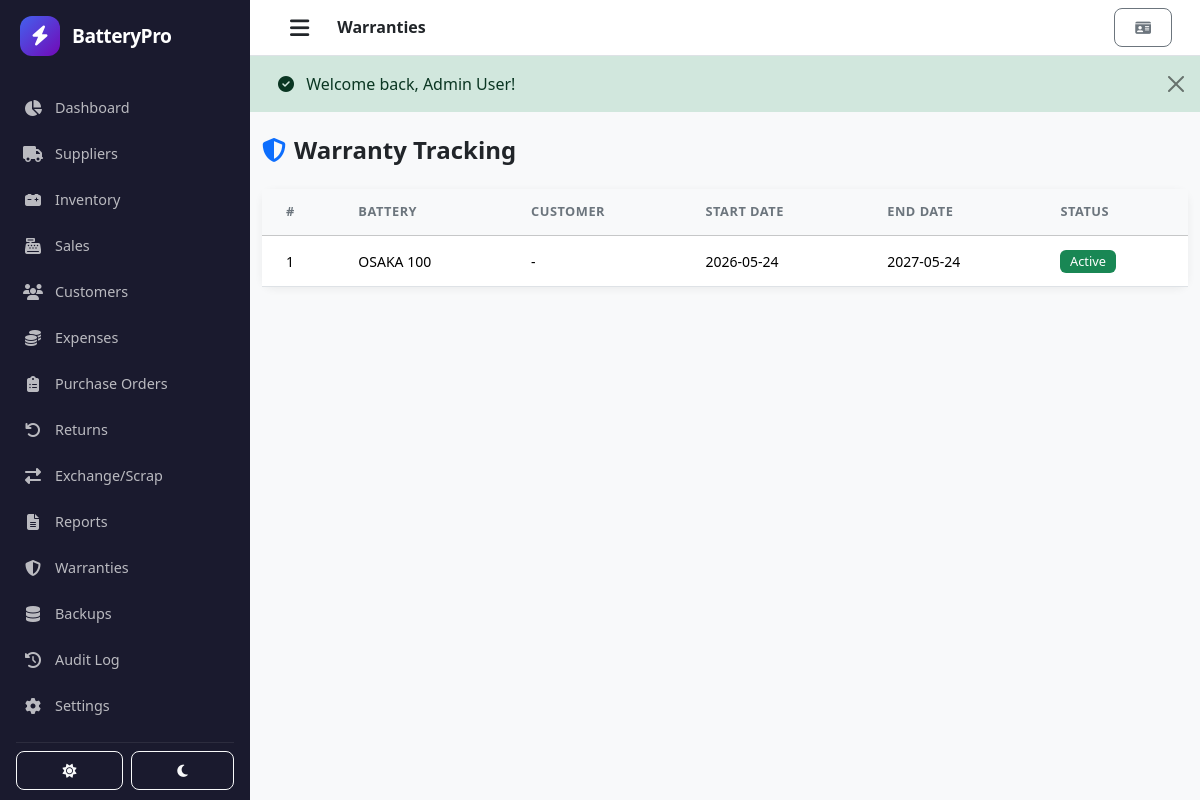
The page /warranties (signed in) on the database its author committed.
### tables this page shows
CREATE TABLE `warranties` (
  `id` int(11) NOT NULL AUTO_INCREMENT,
  `sale_item_id` int(11) NOT NULL,
  `customer_id` int(11) DEFAULT NULL,
  `battery_id` int(11) NOT NULL,
  `warranty_period` int(11) NOT NULL COMMENT 'in months',
  `start_date` date NOT NULL,
  `end_date` date NOT NULL,
  `status` enum('active','expired','claimed') DEFAULT 'active',
  `claim_date` datetime DEFAULT NULL,
  `claim_notes` text DEFAULT NULL,
  `created_at` datetime DEFAULT current_timestamp(),
  PRIMARY KEY (`id`),
  KEY `sale_item_id` (`sale_item_id`),
  KEY `customer_id` (`customer_id`),
  KEY `battery_id` (`battery_id`),
  CONSTRAINT `warranties_ibfk_1` FOREIGN KEY (`sale_item_id`) REFERENCES `sale_items` (`id`) ON DELETE CASCADE,
  CONSTRAINT `warranties_ibfk_2` FOREIGN KEY (`customer_id`) REFERENCES `customers` (`id`) ON DELETE SET NULL,
  CONSTRAINT `warranties_ibfk_3` FOREIGN KEY (`battery_id`) REFERENCES `batteries` (`id`) ON DELETE CASCADE
);

CREATE TABLE `batteries` (
  `id` int(11) NOT NULL AUTO_INCREMENT,
  `brand` varchar(100) NOT NULL,
  `size` int(11) NOT NULL,
  `voltage` int(11) NOT NULL,
  `plates` int(11) NOT NULL,
  `purchase_price` decimal(10,2) NOT NULL,
  `sale_price` decimal(10,2) NOT NULL,
  `supplier_id` int(11) DEFAULT NULL,
  `image` varchar(255) DEFAULT NULL,
  `barcode` varchar(50) DEFAULT NULL,
  `qr_code` varchar(100) DEFAULT NULL,
  `min_stock_level` int(11) DEFAULT 5,
  `created_at` datetime DEFAULT current_timestamp(),
  `updated_at` datetime DEFAULT current_timestamp() ON UPDATE current_timestamp(),
  PRIMARY KEY (`id`),
  KEY `supplier_id` (`supplier_id`),
  CONSTRAINT `batteries_ibfk_1` FOREIGN KEY (`supplier_id`) REFERENCES `suppliers` (`id`) ON DELETE SET NULL
);

### controllers/WarrantyController.php (called while the page is built, shortened)
<?php
class WarrantyController extends BaseController {
    public function index() {
        $db = (new Database())->getConnection();
        $warranties = $db->query("SELECT w.*, b.brand, b.size, c.name as customer_name FROM warranties w JOIN batteries b ON w.battery_id = b.id LEFT JOIN customers c ON w.customer_id = c.id ORDER BY w.end_date ASC")->fetchAll();
        $this->render('warranties/index', ['title' => 'Warranties', 'warranties' => $warranties]);
    }
}

### routes/web.php (called while the page is built, shortened)
<?php
require_once __DIR__ . '/../helpers/Router.php';
require_once __DIR__ . '/../controllers/WarrantyController.php';
$router = new Router();
$router->add('GET', '/', 'DashboardController@index');
$router->add('GET', '/login', 'AuthController@login');
$router->add('POST', '/login', 'AuthController@login');
$router->add('GET', '/logout', 'AuthController@logout');
$router->add('GET', '/profile', 'AuthController@profile');
$router->add('POST', '/profile', 'AuthController@profile');
$router->add('GET', '/suppliers', 'SupplierController@index');
$router->add('POST', '/suppliers/create', 'SupplierController@create');
$router->add('POST', '/suppliers/edit/{id}', 'SupplierController@edit');
$router->add('GET', '/suppliers/delete/{id}', 'SupplierController@delete');
$router->add('GET', '/batteries', 'BatteryController@index');
$router->add('POST', '/batteries/create', 'BatteryController@create');
$router->add('POST', '/batteries/edit/{id}', 'BatteryController@edit');
$router->add('GET', '/batteries/delete/{id}', 'BatteryController@delete');
$router->add('POST', '/batteries/stock/{id}', 'BatteryController@stock');
$router->add('GET', '/customers', 'CustomerController@index');
$router->add('POST', '/customers/create', 'CustomerController@create');
$router->add('POST', '/customers/edit/{id}', 'CustomerController@edit');
$router->add('GET', '/customers/delete/{id}', 'CustomerController@delete');
$router->add('GET', '/sales', 'SaleController@index');
$router->add('GET', '/sales/create', 'SaleController@create');
$router->add('POST', '/sales/create', 'SaleController@create');
$router->add('GET', '/sales/view/{id}', 'SaleController@view');
$router->add('GET', '/expenses', 'ExpenseController@index');
$router->add('POST', '/expenses/create', 'ExpenseController@create');
$router->add('POST', '/expenses/edit/{id}', 'ExpenseController@edit');
$router->add('GET', '/expenses/delete/{id}', 'ExpenseController@delete');
$router->add('GET', '/purchase-orders', 'PurchaseOrderController@index');
$router->add('GET', '/purchase-orders/create', 'PurchaseOrderController@create');
$router->add('POST', '/purchase-orders/create', 'PurchaseOrderController@create');
$router->add('GET', '/purchase-orders/view/{id}', 'PurchaseOrderController@view');
$router->add('GET', '/purchase-orders/receive/{id}', 'PurchaseOrderController@receive');
$router->add('POST', '/purchase-orders/receive/{id}', 'PurchaseOrderController@receive');
$router->add('GET', '/purchase-orders/cancel/{id}', 'PurchaseOrderController@cancel');
$router->add('GET', '/settings', 'SettingsController@index');
$router->add('POST', '/settings', 'SettingsController@index');
$router->add('GET', '/audit', 'AuditController@index');
$router->add('GET', '/backups', 'BackupController@index');
$router->add('GET', '/backups/create', 'BackupController@create');
$router->add('GET', '/backups/download/{id}', 'BackupController@download');
$router->add('GET', '/warranties', 'WarrantyController@index');
$router->add('GET', '/suppliers/import', 'SupplierController@import');
$router->add('POST', '/suppliers/import', 'SupplierController@import');
$router->add('GET', '/customers/import', 'CustomerController@import');
$router->add('POST', '/customers/import', 'CustomerController@import');
$router->add('GET', '/export/suppliers', 'ExportController@suppliers');
$router->add('GET', '/export/batteries', 'ExportController@batteries');
$router->add('GET', '/export/customers', 'ExportController@customers');
$router->add('GET', '/export/sales', 'ExportController@sales');
$router->add('GET', '/export/expenses', 'ExportController@expenses');
$router->add('GET', '/sales/pdf/{id}', 'PdfController@saleInvoice');
$router->add('GET', '/reports/pdf', 'PdfController@reports');
$router->add('GET', '/returns', 'ReturnController@index');
$router->add('GET', '/returns/create', 'ReturnController@create');
$router->add('POST', '/returns/create', 'ReturnController@create');
$router->add('GET', '/returns/items/{id}', 'ReturnController@getSaleItems');
$router->add('GET', '/exchange', 'ExchangeController@index');
$router->add('GET', '/exchange/scrap/{id}', 'ExchangeController@markScrapped');
$router->add('GET', '/exchange/sold/{id}', 'ExchangeController@markSold');
$router->add('GET', '/reports', 'ReportController@index');
$router->setNotFound(function() {
    header('HTTP/1.0 404 Not Found');
    $title = '404 Not Found';
    $content = '<div class="container text-center mt-5"><h1>404</h1><p>Page not found</p><a href="' . site_url('/') . '" class="btn btn-primary">Back to Dashboard</a></div>';
    require __DIR__ . '/../views/layout.php';
});
$router->dispatch();

### index.php (called while the page is built, shortened)
<?php
require_once __DIR__ . '/routes/web.php';
?>

### views/warranties/index.php (the view, shortened to what this page needs)
<div class="container-fluid py-4">
    <h4 class="fw-bold mb-4"><i class="fas fa-shield-alt me-2 text-primary"></i>Warranty Tracking</h4>
    <div class="card border-0 shadow-sm">
        <div class="card-body p-0">
            <div class="table-responsive">
                <table class="table table-hover mb-0 small">
                    <thead class="table-light">
                        <tr><th class="ps-4">#</th><th>Battery</th><th>Customer</th><th>Start Date</th><th>End Date</th><th>Status</th></tr>
                    </thead>
                    <tbody>
                        <?php if (empty($warranties)): ?>
                        <tr><td colspan="6" class="text-center py-4 text-muted"><i class="fas fa-shield-alt fa-2x d-block mb-2"></i>No warranties registered.</td></tr>
                        <?php else: foreach ($warranties as $w):
                            $isExpired = strtotime($w['end_date']) < time();
                            $warrantyStatus = $w['status'];
                        ?>
                        <tr>
                            <td class="ps-4"><?= $w['id'] ?></td>
                            <td><?= htmlspecialchars($w['brand']) ?> <?= $w['size'] ?></td>
                            <td><?= htmlspecialchars($w['customer_name'] ?? '-') ?></td>
                            <td><?= $w['start_date'] ?></td>
                            <td class="<?= $isExpired && $w['status'] === 'active' ? 'text-danger fw-bold' : '' ?>"><?= $w['end_date'] ?></td>
                            <td><span class="badge bg-<?= $warrantyStatus === 'active' ? 'success' : ($warrantyStatus === 'expired' ? 'danger' : 'warning') ?>"><?= ucfirst($warrantyStatus) ?></span></td>
                        </tr>
                        <?php endforeach; endif; ?>
                    </tbody>
                </table>
            </div>
        </div>
    </div>
</div>

### helpers/Router.php (shortened to what this page needs)
<?php
class Router {
    protected $routes = [];
    public function add($method, $path, $callback) {
        $method = strtoupper($method);
        $this->routes[] = [
            'method' => $method,
            'path'   => $this->formatPath($path),
            'callback' => $callback
        ];
    }
    public function dispatch() {
        $requestMethod = $_SERVER['REQUEST_METHOD'];
        if (!empty($_GET['url'])) {
            $requestUri = '/' . ltrim(trim($_GET['url']), '/');
        } else {
            $requestUri = parse_url($_SERVER['REQUEST_URI'], PHP_URL_PATH);
        }
        $requestUri = '/' . trim($requestUri, '/');
        foreach ($this->routes as $route) {
            if ($route['method'] !== $requestMethod) {
                continue;
            }
            $pattern = $this->convertPathToRegex($route['path']);
            if (preg_match($pattern, $requestUri, $matches)) {
                $params = [];
                if (is_callable($route['callback'])) {
                    call_user_func_array($route['callback'], $params);
                } else {
                    $parts = explode('@', $route['callback']);
                    $controllerName = $parts[0];
                    $method = $parts[1] ?? 'index';
                    if (class_exists($controllerName) && method_exists($controllerName, $method)) {
                        $controller = new $controllerName();
                        call_user_func_array([$controller, $method], $params);
                    } else {
                        $this->handleNotFound();
                    }
                }
                return;
            }
        }
    }
    protected function formatPath($path) {
        $path = '/' . trim($path, '/');
        return $path;
    }
    protected function convertPathToRegex($path) {
        $regex = preg_replace('#\{([^}]+)\}#', '(?P<$1>[^/]+)', $path);
        $regex = '#^' . $regex . '$#';
        return $regex;
    }
}

### assets/css/style.css (style rules this page uses)
:root { --primary: #4361ee; --primary-dark: #3a56d4; --primary-light: #eef0ff; --success: #06d6a0; --warning: #ffd166; --danger: #ef476f; --info: #118ab2; --sidebar-bg: #1a1a2e; --sidebar-hover: #162447; --sidebar-active: #0f3460; --sidebar-text: rgba(255,255,255,0.7); --sidebar-width: 250px; --sidebar-collapsed: 0px; --topbar-height: 56px; --gray-100: #f8f9fa; --gray-200: #e9ecef; --gray-300: #dee2e6; --gray-600: #6c757d; --gray-700: #495057; --gray-800: #343a40; --gray-900: #212529; }
body { font-family: 'Segoe UI', -apple-system, BlinkMacSystemFont, system-ui, sans-serif; background: var(--gray-100); overflow-x: hidden; min-height: 100vh; }
.card { border-radius: 12px; border: 1px solid rgba(0,0,0,0.05); }
.table { margin-bottom: 0; }
.table th { font-weight: 600; font-size: 0.8rem; text-transform: uppercase; letter-spacing: 0.5px; color: var(--gray-600); padding: 0.85rem 1rem; white-space: nowrap; }
.table td { padding: 0.85rem 1rem; vertical-align: middle; }
.table-hover tbody tr { transition: background 0.15s ease; }
.table-light th { background: var(--gray-100); }
.badge { font-weight: 500; padding: 0.4em 0.75em; border-radius: 6px; font-size: 0.8rem; }
.shadow-sm { box-shadow: 0 2px 8px rgba(0,0,0,0.06) !important; }

### rows shown on the page
warranties: id "1", battery.brand "OSAKA", battery.size "100", customer_name "-", start_date "2026-05-24", end_date "2027-05-24", status "Active"

### other values the page prints
$msg "Welcome back, Admin User!"
